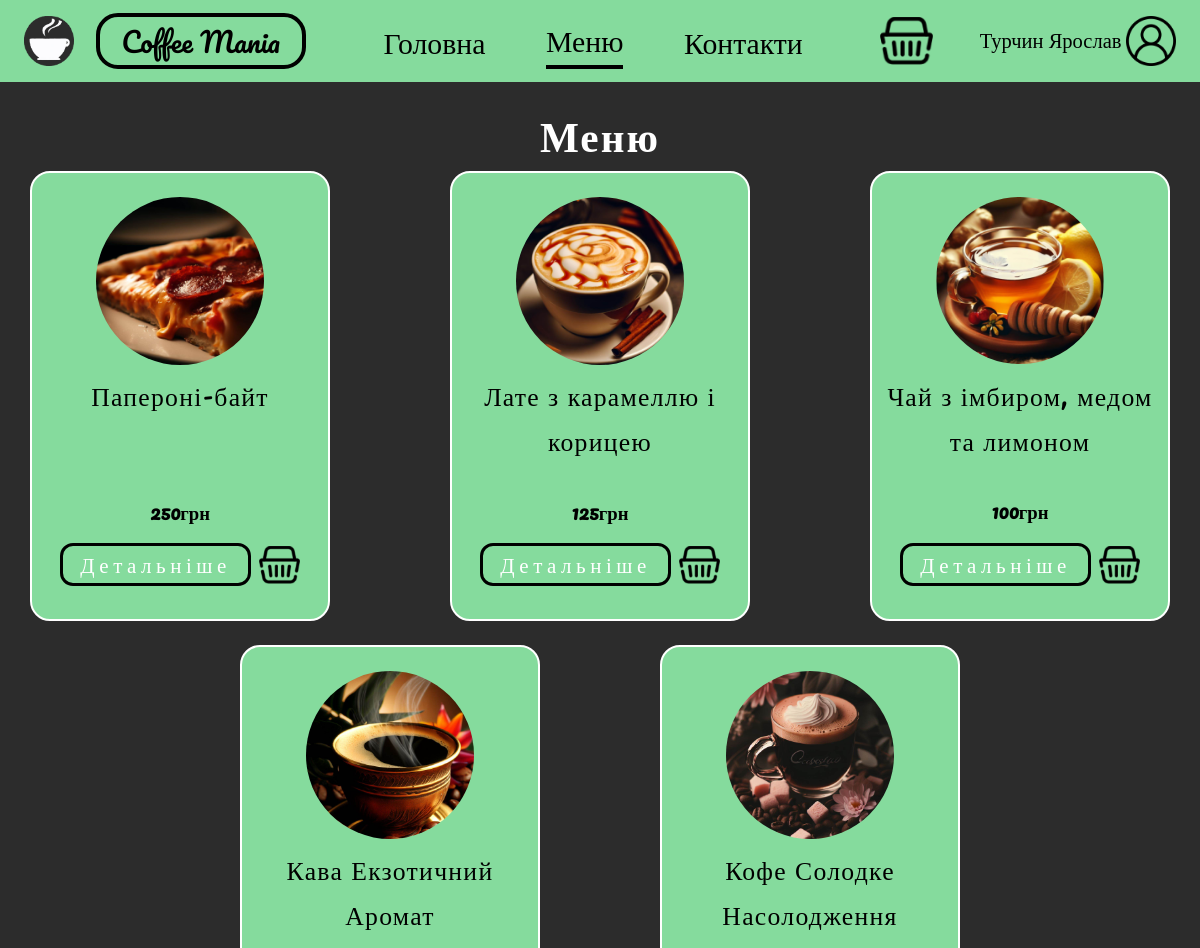
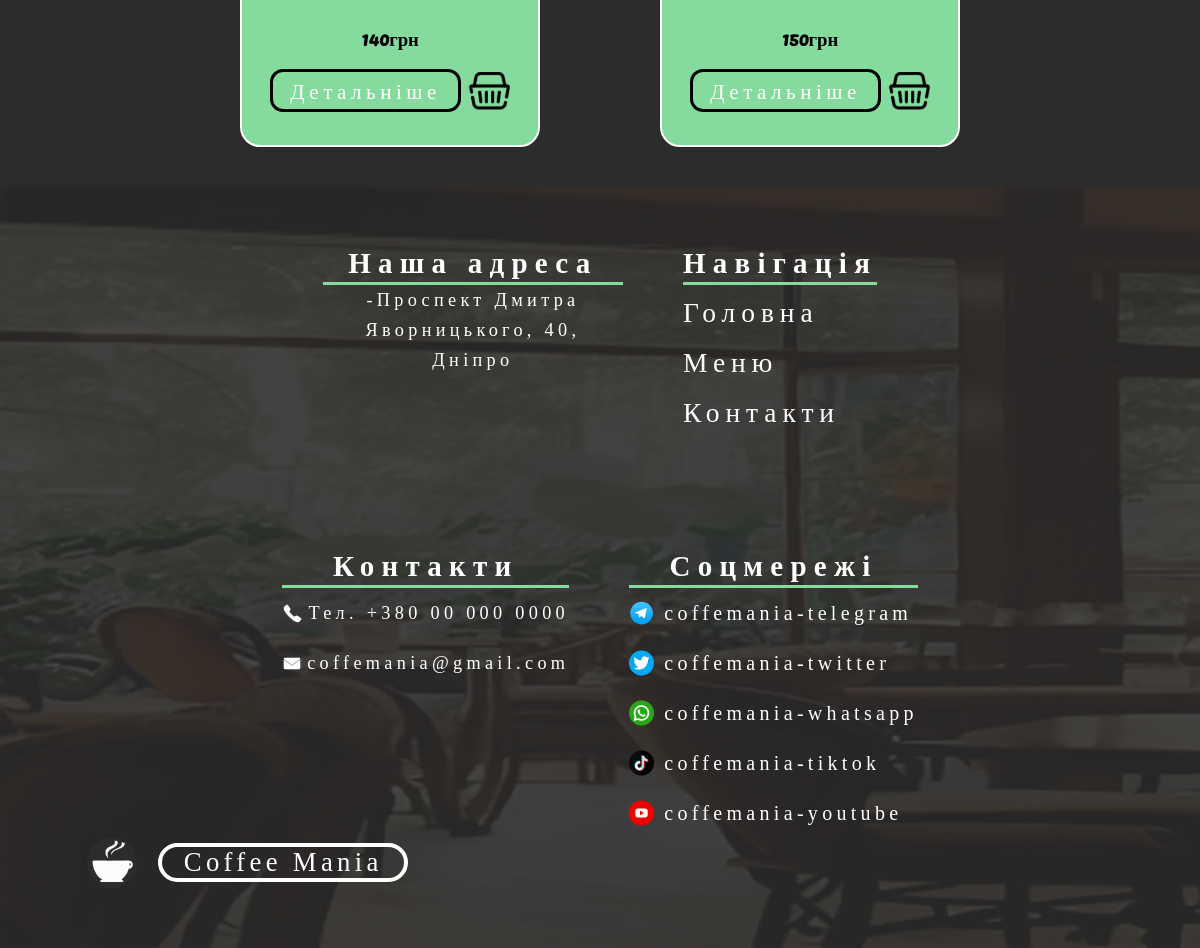
The app's page /menu/ (signed in) with its own data (2 pictures, top to bottom).
### shop/models.py (models this page shows, shortened)
class Product(models.Model):
    name = models.CharField(max_length=255)
    image = models.ImageField(upload_to= "products")
    description = models.TextField()
    price = models.CharField(max_length=255)
    def get_absolute_url(self):
        return reverse('product', kwargs = {'product_pk': self.pk})

### shop/views.py (the view)
# urls.py: path('menu/', show_shop, name = 'menu_page'),
def show_shop(request):
    all_products = Product.objects.all()
    return render(request, 'shop/shop.html', context={'all_products': all_products})

### shop/templates/shop/shop.html (shortened to what this page needs)
{% extends 'base/base.html' %}
{% load static %}
{% block css %}
<link rel="stylesheet" href="{% static 'shop/shop.css' %}">{% endblock %}
{% block js %}
<link rel="stylesheet" href="{% static 'basket_css/basket.css' %}">
{% endblock %}
{% block content %}
<div class="menu" id="content">
    <h2>Меню</h2>
    <div class="product-block">
        {% for product in all_products %}
        <div class="product-all">
            <img class = 'product-img' src="{{ product.image.url }}" alt="{{ product.name }}">
            <div class="desc">
                <p>{{ product.name }}</p>
                <h3>{{ product.price }}грн</h3>
                <div class="buttons-in-product">
                    <a class="product-button" href="{{ product.get_absolute_url }}">Детальніше</a>
                    <img class="add-product-button basket-button" src="{% static 'img/header_logo/basket.png' %}">
                </div>
            </div>
        </div>
        {% endfor %}
    </div>
</div>
{% endblock %}

### user_interface/templates/base/base.html (shortened to what this page needs)
<html lang="en">
{% load static %}
<head>
    <link rel="stylesheet" href="{% static 'base/base.css' %}">
    {% block css %}{% endblock %}
    {% block js %}{% endblock %}
</head>
<body>
    <header>
        <div class="inner-header">
            <a class="logo" href="{% url 'main_page' %}">
                <img class="logo-img" src="{% static 'img/header_logo/logo.png' %}">
                <span class="logo-text">Coffee Mania</span>
            </a>
            <div class="menu-buttons">
                <a href="{% url 'main_page' %}" class="menu-button">Головна</a>
                <a href="{% url 'menu_page' %}" class="menu-button">Меню</a>
                <a href="{% url 'contact_page' %}" class="menu-button">Контакти</a>
            </div>
            <img class="basket_btn" src="{% static 'img/header_logo/basket.png' %}">
            <span class="profile_btn">{{ user.first_name }}<img src="{% static 'img/header_logo/profile.png' %}"></span>
        </div>
    </header>
    <main>
        {% block content%}{% endblock %}
    </main>
    <footer>
        <div class="block_footer_info">
            <div class="inner-footer">
                <div class="first_block">
                    <div class="our-address">
                        <h2>Наша адреса</h2>
                        <p>-Проспект Дмитра Яворницького, 40, Дніпро</p>
                    </div>
                    <div class="navigation">
                        <h2>Навігація</h2>
                        <div class="">
                            <p><a href="{% url 'main_page' %}" class="">Головна</a></p>
                            <p><a href="{% url 'menu_page' %}" class="">Меню</a></p>
                            <p><a href="{% url 'contact_page' %}" class="">Контакти</a></p>
                        </div>
                    </div>
                </div>
                <div class="second_block">
                    <div class="contacts">
                        <h2>Контакти</h2>
                        <p><img src="{% static 'img/social_media/phone.png' %}">Тел. +380 00 000 0000</p>
                        <p><img src="{% static 'img/social_media/email.png' %}">coffemania@gmail.com</p>
                    </div>
                    <div class="social-networks">
                        <h2>Соцмережі</h2>
                        <p><img src="{% static 'img/social_media/tg.png' %}">coffemania-telegram</p>
                        <p><img src="{% static 'img/social_media/tw.png' %}">coffemania-twitter</p>
                        <p><img src="{% static 'img/social_media/ws.png' %}">coffemania-whatsapp</p>
                        <p><img src="{% static 'img/social_media/tt.png' %}">coffemania-tiktok</p>
                        <p><img src="{% static 'img/social_media/yt.png' %}">coffemania-youtube</p>
                    </div>
                </div>
            </div>
            <a class="logo logo-footer" href="{% url 'main_page' %}">
                <img class="logo-img" src="{% static 'img/header_logo/logo.png' %}">
                <div class="logo-text"><span>Coffee Mania</span></div>
            </a>
        </div>
    </footer>
</body>
</html>

### user_interface/static/base/base.css (style rules this page uses)
* { margin: 0; padding: 0; box-sizing: border-box; }
body { overflow-x: hidden; }
header { display: -webkit-box; display: -ms-flexbox; display: flex; -webkit-box-pack: center; -ms-flex-pack: center; justify-content: center; position: sticky; width: 100%; height: -webkit-fit-content; height: -moz-fit-content; height: fit-content; padding: 0.8em 0; left: 0; top: 0; background: #85DB9D; margin: 0 auto; z-index: 10; }
.inner-header { width: 100%; height: 100%; display: -webkit-box; display: -ms-flexbox; display: flex; -webkit-box-orient: horizontal; -webkit-box-direction: normal; -ms-flex-direction: row; flex-direction: row; -webkit-box-align: center; -ms-flex-align: center; align-items: center; font-family: 'Pacifico', cursive; justify-content: space-around; }
.logo-img { width: 50px; }
.logo-text { font-size: calc(20px + 12 * (100vw / 1920)); border: 4px solid #000000; border-radius: 0.8em; padding: 0 0.8em; margin-left: 0.8em; color: black; }
.logo { display: -webkit-box; display: -ms-flexbox; display: flex; width: -webkit-fit-content; width: -moz-fit-content; width: fit-content; align-items: center; text-decoration: none; }
.menu-buttons { display: -webkit-box; display: -ms-flexbox; display: flex; -webkit-box-align: center; -ms-flex-align: center; align-items: center; justify-content: space-around; width: 40%; height: 100%; font-family: 'Pacifico', cursive; font-size: calc(26px + 6 * (100vw / 1920)); }
.menu-button { color: black; text-decoration: none; transition: 0.3s; }
.profile_btn { cursor: pointer; font-family: 'Roboto'; font-style: normal; font-weight: 400; display: flex; align-items: center; font-size: calc(18px + 4 * (100vw / 1920)); }
.profile_btn img { height: 50px; cursor: pointer; margin-left: 5px; }
.basket_btn { height: 3em; cursor: pointer; }
.active { border-bottom: 4px solid black; }
footer { font-family: 'Orelega One'; font-style: normal; font-weight: 400; font-size: 20px; text-align: center; letter-spacing: 0.215em; color: #FFFFFF; display: flex; align-items: center; justify-content: center; background-size: cover; width: 100vw; height: fit-content; padding: 3em 0; background-repeat: no-repeat; -webkit-background-size: cover; -moz-background-size: cover; -moz-background-size: cover; background-size: cover; background-image: url(../img/bgs/footer_bg.jpg); }
.first_block, .second_block { display: flex; flex-wrap: wrap; align-items: start; justify-content: space-between; gap: 5vw; }
.block_footer_info { display: flex; flex-direction: column; align-items: center; width: 95%; height: 80%; }
.inner-footer { display: flex; flex-wrap: wrap; flex-direction: row; justify-content: center; align-items: start; width: 100%; height: 100%; gap: 5vw; }
.our-address, .contacts { display: flex; flex-direction: column; align-items: center; }
.our-address h2, .navigation h2, .contacts h2, .social-networks h2 { width: 100%; font-size: calc(24px + 8 * (100vw / 1920)); text-align: center; letter-spacing: 0.25em; border-bottom: rgb(133, 219, 157) 3px solid; padding: 0 0 2px 0; }
.our-address p { display: flex; flex-direction: column; align-items: center; line-height: 30px; max-width: 300px; font-size: calc(12px + 10 * (100vw / 1920)); }
.navigation { display: flex; flex-direction: column; align-items: start; margin-bottom: 10%; }
.navigation p a, .navigation p { width: fit-content; color: #FFFFFF; text-decoration: none; font-family: 'Pacifico'; font-style: normal; font-weight: 400; font-size: calc(20px + 12 * (100vw / 1920)); line-height: 50px; letter-spacing: 0.215em; transition: 0.3s; }
.contacts p { font-size: calc(12px + 10 * (100vw / 1920)); line-height: 50px; display: flex; flex-direction: row; justify-content: center; align-items: center; padding: 0px; gap: 5px; }
.social-networks p { display: flex; align-items: center; justify-content: start; line-height: 50px; }
.social-networks img { margin-right: 10px; }
.logo-footer { width: 90%; }
.logo-footer .logo-text { font-size: calc(18px + 14 * (100vw / 1920)); border: 4px solid #ffffff; border-radius: 0.8em; padding: 0 0.8em; margin-left: 0.8em; color: rgb(255, 255, 255); }

### records on screen
Product: image (picture), name "Папероні-байт", price "250"
Product: image (picture), name "Лате з карамеллю і корицею", price "125"
Product: image (picture), name "Чай з імбиром, медом та лимоном", price "100"
Product: image (picture), name "Кава Екзотичний Аромат", price "140"
Product: image (picture), name "Кофе Солодке Насолодження", price "150"

### other values on screen
{{ user.first_name }} "Турчин Ярослав"
